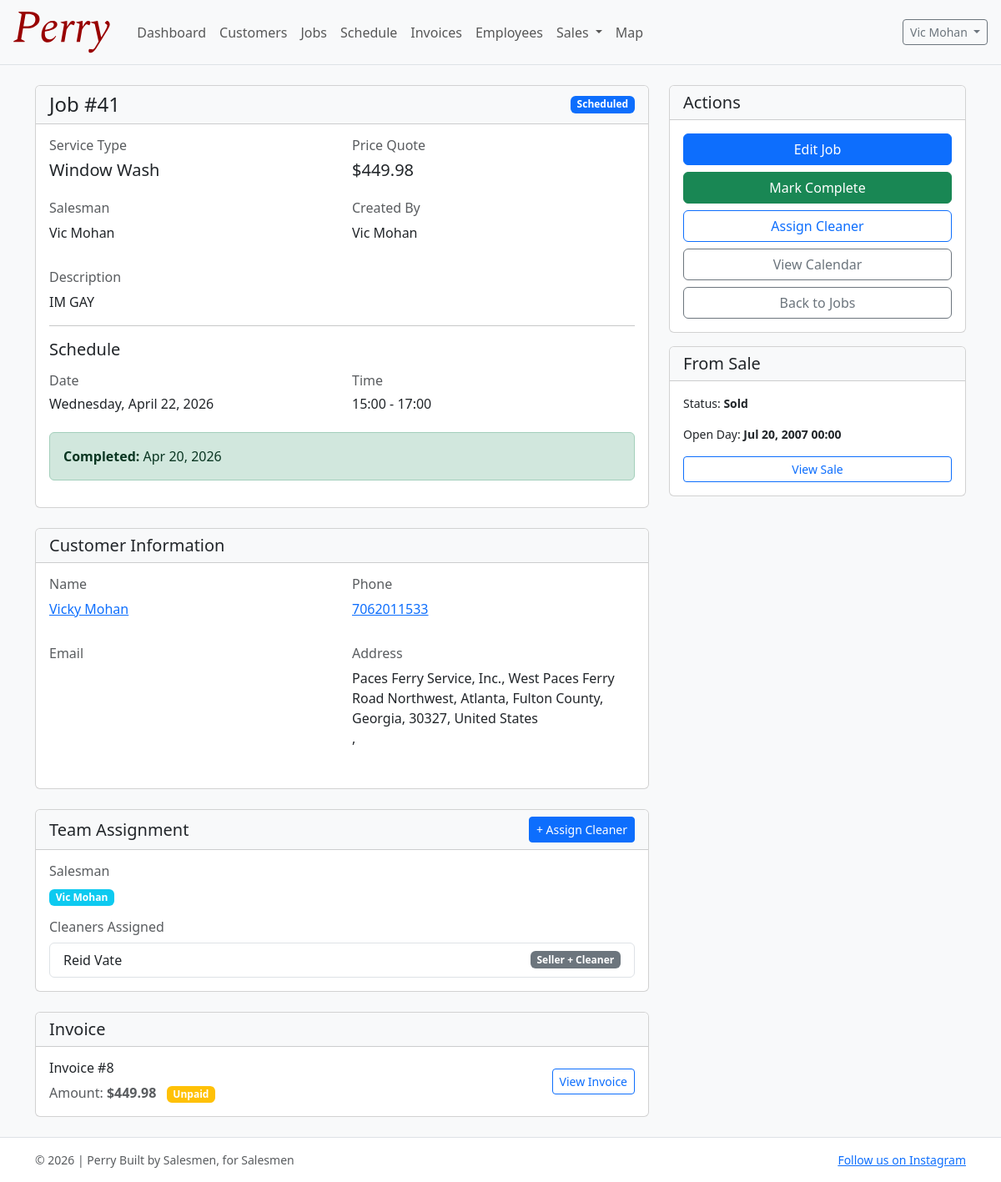
The app's page /jobs/41/ (signed in) with its own data.
### accounts/models.py (models this page shows, shortened)
class User(AbstractUser):
    email = models.EmailField(blank=True)
    phone_number = models.CharField(max_length=30, blank=True)
    role = models.CharField(max_length=20, choices=UserRole.choices, default=UserRole.SELLER)
    profile_image = models.ImageField(upload_to="profile_pics/", null=True, blank=True)
    commission_tier = models.CharField(
        max_length=20, choices=CommissionTier.choices, default=CommissionTier.AMATEUR
    )
    commission_override_percentage = models.DecimalField(
        max_digits=5,
        decimal_places=2,
        null=True,
        blank=True,
        help_text="If set, overrides the tier percentage (e.g. 12.5 for 12.5%).",
    )
    hire_date = models.DateField(null=True, blank=True, default=timezone.now)
    def get_full_name(self) -> str:  # type: ignore[override]
        full = f"{self.first_name} {self.last_name}".strip()
        return full or self.username

### jobs/models.py (models this page shows, shortened)
class Job(models.Model):
    customer = models.ForeignKey("customers.Customer", on_delete=models.CASCADE, related_name="jobs")
    sale = models.OneToOneField("sales.Sale", on_delete=models.SET_NULL, null=True, blank=True, related_name="job")
    created_by = models.ForeignKey(
        settings.AUTH_USER_MODEL, on_delete=models.PROTECT, related_name="created_jobs"
    )
    assigned_cleaner = models.ForeignKey(
        settings.AUTH_USER_MODEL,
        on_delete=models.PROTECT,
        null=True,
        blank=True,
        related_name="assigned_jobs",
        limit_choices_to={"role__in": ["CLEANER", "BOTH"]},
    )
    job_type = models.CharField(max_length=30, choices=JobType.choices, default=JobType.WINDOW_WASH)
    description = models.TextField(blank=True)
    estimated_time = models.PositiveIntegerField(help_text="Minutes", default=120)  # 2 hours default
    price = models.DecimalField(max_digits=10, decimal_places=2, default=0)
    status = models.CharField(max_length=20, choices=JobStatus.choices, default=JobStatus.PENDING)
    scheduled_date = models.DateField(null=True, blank=True)
    scheduled_start_time = models.TimeField(null=True, blank=True)
    scheduled_end_time = models.TimeField(null=True, blank=True)
    completion_date = models.DateField(null=True, blank=True)
    created_at = models.DateTimeField(auto_now_add=True)
    class Meta:
        ordering = ["-created_at"]
    @property
    def salesman(self):
        if self.sale:
            return self.sale.user
        return self.created_by

class JobCleaner(models.Model):
    job = models.ForeignKey(Job, on_delete=models.CASCADE, related_name="cleaners")
    cleaner = models.ForeignKey(
        settings.AUTH_USER_MODEL,
        on_delete=models.CASCADE,
        related_name="jobs_as_cleaner",
        limit_choices_to={"role__in": ["CLEANER", "BOTH"]},
    )
    assigned_at = models.DateTimeField(auto_now_add=True)
    class Meta:
        unique_together = [("job", "cleaner")]

### sales/models.py (models this page shows, shortened)
class Sale(models.Model):
    user = models.ForeignKey(settings.AUTH_USER_MODEL, on_delete=models.PROTECT, related_name="sales")
    house = models.ForeignKey("geolocation.House", on_delete=models.CASCADE, related_name="sales")
    customer = models.ForeignKey("customers.Customer", on_delete=models.CASCADE, related_name="sales", null=True, blank=True)
    status = models.CharField(max_length=20, choices=SaleStatus.choices, default=SaleStatus.NO_ANSWER)
    quote_price = models.DecimalField(max_digits=10, decimal_places=2, null=True, blank=True)
    open_day = models.DateTimeField(null=True, blank=True, help_text="Scheduled open day if customer agreed")
    notes = models.TextField(blank=True)
    created_at = models.DateTimeField(auto_now_add=True)
    updated_at = models.DateTimeField(auto_now=True)
    class Meta:
        ordering = ["-created_at"]
        verbose_name_plural = "Sales"

### customers/models.py (models this page shows, shortened)
class Customer(models.Model):
    first_name = models.CharField(max_length=80)
    last_name = models.CharField(max_length=80)
    phone = models.CharField(max_length=30, blank=True)
    email = models.EmailField(blank=True)
    address = models.CharField(max_length=255, blank=True)
    city = models.CharField(max_length=120, blank=True)
    state = models.CharField(max_length=60, blank=True)
    zip_code = models.CharField(max_length=20, blank=True)
    notes = models.TextField(blank=True)
    first_job_date = models.DateField(null=True, blank=True)
    created_at = models.DateTimeField(auto_now_add=True)
    updated_at = models.DateTimeField(auto_now=True)
    class Meta:
        ordering = ["last_name", "first_name"]
    def __str__(self) -> str:
        return f"{self.first_name} {self.last_name}".strip()

### invoices/models.py (models this page shows, shortened)
class Invoice(models.Model):
    customer = models.ForeignKey("customers.Customer", on_delete=models.PROTECT, related_name="invoices")
    job = models.OneToOneField("jobs.Job", on_delete=models.PROTECT, related_name="invoice")
    amount = models.DecimalField(max_digits=10, decimal_places=2)
    completion_date = models.DateField(null=True, blank=True)
    paid = models.BooleanField(default=False)
    created_at = models.DateTimeField(auto_now_add=True)
    class Meta:
        ordering = ["-created_at"]

### jobs/views.py (the view)
# urls.py: path("<int:pk>/", job_detail, name="job_detail"),
@login_required
def job_detail(request, pk: int):
    job = get_object_or_404(Job.objects.select_related("customer", "created_by", "assigned_cleaner"), pk=pk)
    assigned_cleaners = job.cleaners.select_related("cleaner").all()
    return render(request, "jobs/job_detail.html", {"job": job, "assigned_cleaners": assigned_cleaners})

### templates/jobs/job_detail.html (shortened to what this page needs)
{% extends "base.html" %}
{% block content %}
<div class="row">
  <div class="col-md-8">
    <div class="card mb-4">
      <div class="card-header bg-light">
        <div class="d-flex justify-content-between align-items-center">
          <h4 class="card-title mb-0">Job #{{ job.id }}</h4>
          <span class="badge bg-{% if job.status == 'COMPLETED' %}success{% elif job.status == 'SCHEDULED' %}primary{% elif job.status == 'PENDING' %}warning{% else %}secondary{% endif %}">
            {{ job.get_status_display }}
          </span>
        </div>
      </div>
      <div class="card-body">
        <div class="row mb-3">
          <div class="col-md-6">
            <h6 class="text-muted">Service Type</h6>
            <p class="h5">{{ job.get_job_type_display }}</p>
          </div>
          <div class="col-md-6">
            <h6 class="text-muted">Price Quote</h6>
            <p class="h5">${{ job.price }}</p>
          </div>
        </div>
        <div class="row">
          <div class="col-md-6 mb-3">
            <h6 class="text-muted">Salesman</h6>
            <p>{{ job.salesman.get_full_name }}</p>
          </div>
          <div class="col-md-6 mb-3">
            <h6 class="text-muted">Created By</h6>
            <p>{{ job.created_by.get_full_name }}</p>
          </div>
        </div>
        {% if job.description %}
          <div class="mb-3">
            <h6 class="text-muted">Description</h6>
            <p>{{ job.description }}</p>
          </div>
        {% endif %}
        {% if job.scheduled_date %}
          <hr>
          <h5 class="mb-3">Schedule</h5>
          <div class="row">
            <div class="col-md-6 mb-3">
              <h6 class="text-muted">Date</h6>
              <p class="h6">{{ job.scheduled_date|date:"l, F d, Y" }}</p>
            </div>
            <div class="col-md-6 mb-3">
              <h6 class="text-muted">Time</h6>
              <p class="h6">
                {% if job.scheduled_start_time and job.scheduled_end_time %}
                  {{ job.scheduled_start_time|time:"H:i" }} - {{ job.scheduled_end_time|time:"H:i" }}
                {% else %}
                  Not scheduled
                {% endif %}
              </p>
            </div>
          </div>
        {% endif %}
        {% if job.completion_date %}
          <div class="alert alert-success" role="alert">
            <strong>Completed:</strong> {{ job.completion_date|date:"M d, Y" }}
          </div>
        {% endif %}
      </div>
    </div>
    <div class="card mb-4">
      <div class="card-header bg-light">
        <h5 class="card-title mb-0">Customer Information</h5>
      </div>
      <div class="card-body">
        <div class="row">
          <div class="col-md-6 mb-3">
            <h6 class="text-muted">Name</h6>
            <p><a href="{% url 'customer_detail' job.customer.id %}">{{ job.customer }}</a></p>
          </div>
          <div class="col-md-6 mb-3">
            <h6 class="text-muted">Phone</h6>
            <p><a href="tel:{{ job.customer.phone }}">{{ job.customer.phone }}</a></p>
          </div>
        </div>
        <div class="row">
          <div class="col-md-6 mb-3">
            <h6 class="text-muted">Email</h6>
          </div>
          <div class="col-md-6 mb-3">
            <h6 class="text-muted">Address</h6>
            <p>{{ job.customer.address }}<br>{{ job.customer.city }}, {{ job.customer.state }} {{ job.customer.zip_code }}</p>
          </div>
        </div>
      </div>
    </div>
    <div class="card mb-4">
      <div class="card-header bg-light d-flex justify-content-between align-items-center">
        <h5 class="card-title mb-0">Team Assignment</h5>
        <a href="{% url 'job_assign_cleaner' job.id %}" class="btn btn-sm btn-primary">+ Assign Cleaner</a>
      </div>
      <div class="card-body">
        <div class="mb-3">
          <h6 class="text-muted">Salesman</h6>
          <div class="badge bg-info">{{ job.salesman.get_full_name }}</div>
        </div>
        <div>
          <h6 class="text-muted">Cleaners Assigned</h6>
          {% if assigned_cleaners %}
            <div class="list-group">
              {% for cleaner in assigned_cleaners %}
                <div class="list-group-item d-flex justify-content-between align-items-center">
                  <span>{{ cleaner.cleaner.get_full_name }}</span>
                  <span class="badge bg-secondary">{{ cleaner.cleaner.get_role_display }}</span>
                </div>
              {% endfor %}
            </div>
          {% else %}
            <p class="text-muted">No cleaners assigned yet.</p>
          {% endif %}
        </div>
      </div>
    </div>
    {% if job.invoice %}
      <div class="card">
        <div class="card-header bg-light">
          <h5 class="card-title mb-0">Invoice</h5>
        </div>
        <div class="card-body">
          <div class="d-flex justify-content-between align-items-center">
            <div>
              <h6>Invoice #{{ job.invoice.id }}</h6>
              <p class="text-muted mb-0">
                Amount: <strong>${{ job.invoice.amount }}</strong>
                {% if job.invoice.paid %}
                  <span class="badge bg-success ms-2">Paid</span>
                {% else %}
                  <span class="badge bg-warning ms-2">Unpaid</span>
                {% endif %}
              </p>
            </div>
            <a href="{% url 'invoice_list' %}" class="btn btn-sm btn-outline-primary">View Invoice</a>
          </div>
        </div>
      </div>
    {% endif %}
  </div>
  <div class="col-md-4">
    <div class="card sticky-top" style="top: 1rem;">
      <div class="card-header bg-light">
        <h5 class="card-title mb-0">Actions</h5>
      </div>
      <div class="card-body d-grid gap-2">
        <a href="{% url 'job_edit' job.id %}" class="btn btn-primary">Edit Job</a>
        {% if job.status != 'COMPLETED' %}
          <a href="{% url 'job_mark_complete' job.id %}" class="btn btn-success">Mark Complete</a>
        {% else %}
          <button class="btn btn-success" disabled>✓ Completed</button>
        {% endif %}
        <a href="{% url 'job_assign_cleaner' job.id %}" class="btn btn-outline-primary">Assign Cleaner</a>
        <a href="{% url 'schedule_list' %}" class="btn btn-outline-secondary">View Calendar</a>
        <a href="{% url 'job_list' %}" class="btn btn-outline-secondary">Back to Jobs</a>
      </div>
    </div>
    {% if job.sale %}
      <div class="card mt-3">
        <div class="card-header bg-light">
          <h5 class="card-title mb-0">From Sale</h5>
        </div>
        <div class="card-body small">
          <p>Status: <strong>{{ job.sale.get_status_display }}</strong></p>
          {% if job.sale.open_day %}
            <p>Open Day: <strong>{{ job.sale.open_day|date:"M d, Y H:i" }}</strong></p>
          {% endif %}
          <a href="{% url 'sale_detail' job.sale.id %}" class="btn btn-sm btn-outline-primary w-100">View Sale</a>
        </div>
      </div>
    {% endif %}
  </div>
</div>
{% endblock %}

### templates/base.html (shortened to what this page needs)
{% load static %}
<!doctype html>
<html lang="en">
  <head>
    <link
      href="https://cdn.jsdelivr.net/npm/bootstrap@5.3.3/dist/css/bootstrap.min.css"
      rel="stylesheet"
    />
  </head>
  <body class="d-flex flex-column min-vh-100 bg-light">
    <nav class="navbar navbar-expand-lg bg-body-tertiary border-bottom">
      <div class="container-fluid px-3">
        <a class="navbar-brand" href="{% url 'dashboard' %}">
          <img src="{% static 'images/PerryLogoOfficial.svg' %}" alt="Perry" height="50" class="d-inline-block align-text-top me-2" />
        </a>
        <div class="collapse navbar-collapse" id="navbarMain">
          <ul class="navbar-nav me-auto mb-2 mb-lg-0">
            <li class="nav-item">
              <a class="nav-link" href="{% url 'dashboard' %}">Dashboard</a>
            </li>
            <li class="nav-item">
              <a class="nav-link" href="{% url 'customer_list' %}">Customers</a>
            </li>
            <li class="nav-item">
              <a class="nav-link" href="{% url 'job_list' %}">Jobs</a>
            </li>
            <li class="nav-item">
              <a class="nav-link" href="{% url 'schedule_list' %}">Schedule</a>
            </li>
            <li class="nav-item">
              <a class="nav-link" href="{% url 'invoice_list' %}">Invoices</a>
            </li>
            {% if user.is_authenticated %}
              <li class="nav-item">
                <a class="nav-link" href="{% url 'employees_list' %}">Employees</a>
              </li>
            {% endif %}
            {% if user.is_authenticated %}
              <li class="nav-item dropdown">
                <a class="nav-link dropdown-toggle" href="#" role="button" data-bs-toggle="dropdown" aria-expanded="false">
                  Sales
                </a>
              </li>
            {% endif %}
            <li class="nav-item">
              <a class="nav-link" href="{% url 'map' %}">Map</a>
            </li>
          </ul>
          <div class="d-flex gap-2">
            {% if user.is_authenticated %}
              <div class="dropdown">
                <button class="btn btn-outline-secondary btn-sm dropdown-toggle" data-bs-toggle="dropdown">
                  {{ user.get_full_name|default:user.username }}
                </button>
              </div>
            {% else %}
              <a class="btn btn-outline-secondary btn-sm" href="{% url 'register' %}">Sign Up</a>
              <a class="btn btn-primary btn-sm" href="{% url 'login' %}">Login</a>
            {% endif %}
          </div>
        </div>
      </div>
    </nav>
    <main class="flex-grow-1">
      <div class="container py-4">
        {% block content %}{% endblock %}
      </div>
    </main>
    <footer class="border-top bg-white">
      <div class="container py-3 small text-muted d-flex justify-content-between gap-3 flex-wrap">
        <span>&copy; {% now "Y" %} | Perry Built by Salesmen, for Salesmen</span>
        <span><a href="https://www.instagram.com/collegiatecleanersllc" target="_blank">Follow us on Instagram</a></span>
      </div>
    </footer>
  </body>
</html>

### records on screen
User: get_full_name "Vic Mohan"
Job: id "41", status "Scheduled", job_type "Window Wash", price "449.98", salesman.get_full_name "Vic Mohan", created_by.get_full_name "Vic Mohan", description "IM GAY", scheduled_date "Wednesday, April 22, 2026", scheduled_start_time "15:00", scheduled_end_time "17:00", completion_date "Apr 20, 2026", customer "Vicky Mohan", customer.phone "7062011533", customer.address "Paces Ferry Service, Inc., West Paces Ferry Road Northwest, Atlanta, Fulton County, Georgia, 30327, United States", invoice.id "8", invoice.amount "449.98", sale.status "Sold", sale.open_day "Jul 20, 2007 00:00"
JobCleaner: cleaner.get_full_name "Reid Vate", cleaner.role "Seller + Cleaner"
